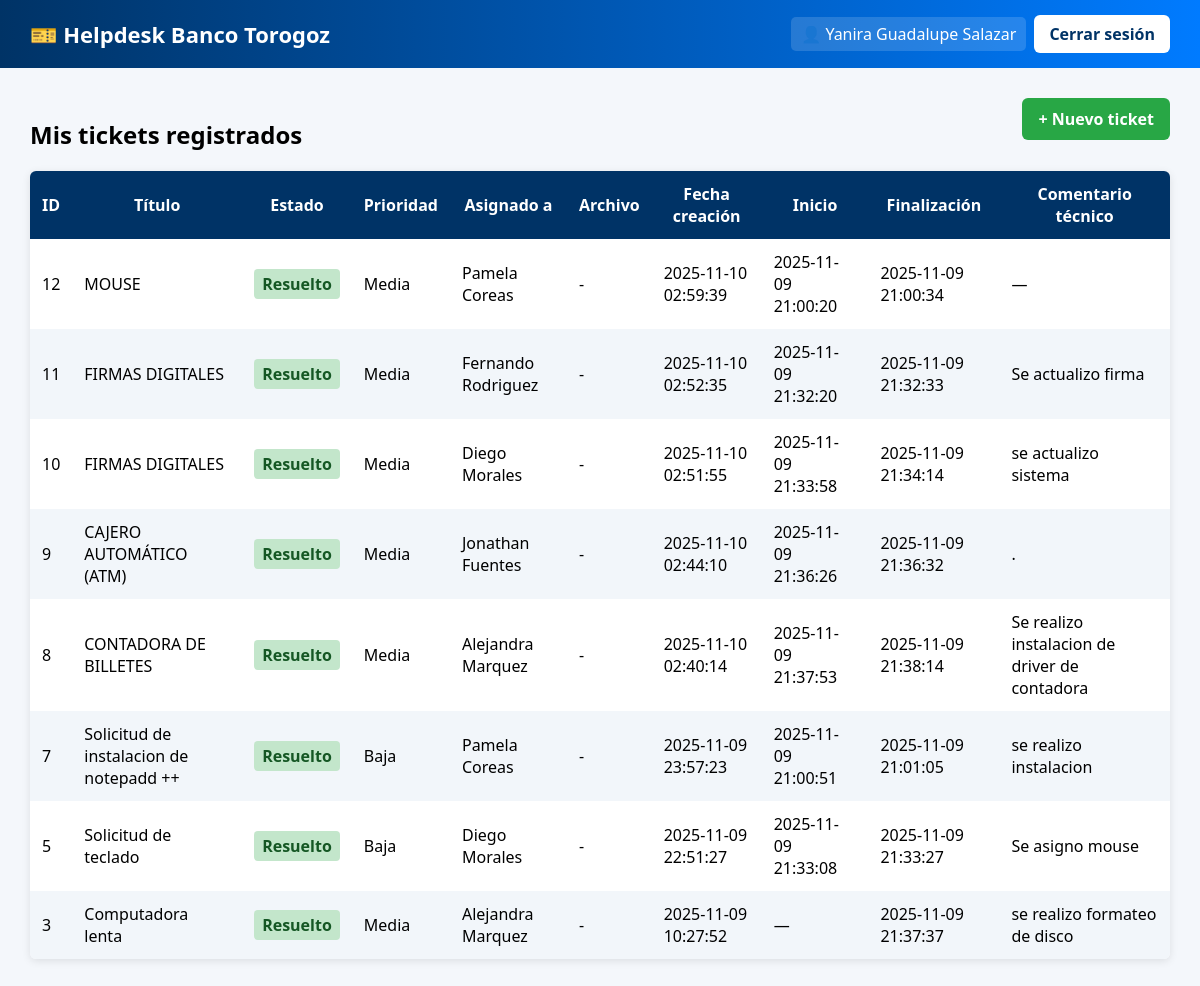
/tickets (signed in), run on the app's committed database.
### tables this page shows
CREATE TABLE usuarios (
            id INTEGER PRIMARY KEY AUTOINCREMENT,
            nombre TEXT NOT NULL,
            correo TEXT NOT NULL UNIQUE,
            contrasena TEXT NOT NULL
        , rol TEXT);

CREATE TABLE tickets (
            id INTEGER PRIMARY KEY AUTOINCREMENT,
            titulo TEXT NOT NULL,
            descripcion TEXT NOT NULL,
            prioridad TEXT NOT NULL,
            estado TEXT DEFAULT 'Abierto',
            asignado_a TEXT,
            usuario_id INTEGER,
            fecha TIMESTAMP DEFAULT CURRENT_TIMESTAMP, archivo TEXT, fecha_cierre TEXT, fecha_inicio TEXT, fecha_finalizacion TEXT, descripcion_tecnico TEXT,
            FOREIGN KEY (usuario_id) REFERENCES usuarios(id)
        );

### tickets_modulo.py (the view)
@tickets_bp.route("/tickets")
def lista_tickets():
    if "usuario_id" not in session:
        return redirect(url_for("auth.login"))
    if session.get("rol") == "tecnico":
        return redirect(url_for("tickets_bp.tickets_tecnico"))
    conn = get_db()
    cur = conn.cursor()
    cur.execute("""
        SELECT
            t.id,
            t.titulo,
            t.descripcion,
            t.estado,
            t.prioridad,
            t.asignado_a,
            t.fecha,
            t.archivo,
            t.fecha_inicio,
            t.fecha_finalizacion,
            t.descripcion_tecnico,
            u.nombre AS reportado_por
        FROM tickets t
        JOIN usuarios u ON t.usuario_id = u.id
        WHERE u.id = ?
        ORDER BY t.fecha DESC
    """, (session["usuario_id"],))
    tickets = cur.fetchall()
    conn.close()
    return render_template("tickets.html", tickets=tickets)

### db.py (called while the page is built)
def get_db():
    conn = sqlite3.connect(DATABASE)
    conn.row_factory = sqlite3.Row
    return conn

### templates/tickets.html (shortened to what this page needs)
<!DOCTYPE html>
<html lang="es">
<head>
</head>
<body>
    <header>
        <h1>🎫 Helpdesk Banco Torogoz</h1>
        <div class="usuario">
            <span>👤 {{ session['nombre'] }}</span>
            <a href="{{ url_for('auth.logout') }}">Cerrar sesión</a>
        </div>
    </header>
    <main>
        <a href="{{ url_for('tickets_bp.nuevo_ticket') }}" class="btn-nuevo">+ Nuevo ticket</a>
        <h2>Mis tickets registrados</h2>
        {% if tickets %}
        <table>
            <thead>
                <tr>
                    <th>ID</th>
                    <th>Título</th>
                    <th>Estado</th>
                    <th>Prioridad</th>
                    <th>Asignado a</th>
                    <th>Archivo</th>
                    <th>Fecha creación</th>
                    <th>Inicio</th>
                    <th>Finalización</th>
                    <th>Comentario técnico</th>
                </tr>
            </thead>
            <tbody>
                {% for t in tickets %}
                <tr>
                    <td class="text-center">{{ t.id }}</td>
                    <td>{{ t.titulo }}</td>
                    <td class="estado">
                        <span class="{% if t.estado == 'En proceso' %}en-proceso{% elif t.estado == 'Resuelto' %}resuelto{% elif t.estado == 'Cancelado' %}cancelado{% elif t.estado == 'Cerrado por ausencia' %}cerrado{% else %}abierto{% endif %}">
                            {{ t.estado }}
                        </span>
                    </td>
                    <td>{{ t.prioridad }}</td>
                    <td>{{ t.asignado_a or 'Sin asignar' }}</td>
                    <td class="text-center">
                        {% if t.archivo %}
                            <a href="{{ url_for('static', filename=t.archivo.split('static/')[1]) }}" target="_blank" class="archivo-link">📎 Ver archivo</a>
                        {% else %}
                            -
                        {% endif %}
                    </td>
                    <td class="text-center">{{ t.fecha or '—' }}</td>
                    <td class="text-center">{{ t.fecha_inicio or '—' }}</td>
                    <td class="text-center">{{ t.fecha_finalizacion or '—' }}</td>
                    <td>{{ t.descripcion_tecnico or '—' }}</td>
                </tr>
                {% endfor %}
            </tbody>
        </table>
        {% else %}
        <div class="sin-tickets">
            No tienes tickets registrados aún.
        </div>
        {% endif %}
    </main>
</body>
</html>

### templates/tickets.html (style rules this page uses)
body { font-family: 'Segoe UI', sans-serif; background: #f4f7fb; margin: 0; padding: 0; }
header { background: linear-gradient(90deg, #003366, #007bff); color: white; padding: 15px 30px; display: flex; justify-content: space-between; align-items: center; }
header h1 { margin: 0; font-size: 22px; display: flex; align-items: center; gap: 8px; }
.usuario { display: flex; align-items: center; gap: 8px; font-weight: 500; }
.usuario span { background: rgba(255, 255, 255, 0.15); padding: 6px 10px; border-radius: 5px; }
header a { background: white; color: #003366; text-decoration: none; padding: 8px 15px; border-radius: 6px; font-weight: bold; }
main { padding: 30px; }
.btn-nuevo { background: #28a745; color: white; padding: 10px 16px; border-radius: 6px; text-decoration: none; font-weight: bold; float: right; margin-bottom: 15px; }
table { width: 100%; border-collapse: collapse; background: white; box-shadow: 0px 2px 8px rgba(0, 0, 0, 0.1); border-radius: 6px; overflow: hidden; }
th, td { padding: 12px; text-align: left; }
th { background: #003366; color: white; text-align: center; }
tr:nth-child(even) { background: #f2f6fa; }
.estado { text-align: center; font-weight: bold; }
.estado span { border-radius: 4px; padding: 4px 8px; }
.resuelto { background-color: #c3e6cb; color: #155724; }

### data on the page
usuarios: nombre "Yanira Guadalupe Salazar"
tickets: id "12", titulo "MOUSE", estado "Resuelto", prioridad "Media", asignado_a "Pamela Coreas", fecha "2025-11-10 02:59:39", fecha_inicio "2025-11-09 21:00:20", fecha_finalizacion "2025-11-09 21:00:34", descripcion_tecnico "—"
tickets: id "11", titulo "FIRMAS DIGITALES", estado "Resuelto", prioridad "Media", asignado_a "Fernando Rodriguez", fecha "2025-11-10 02:52:35", fecha_inicio "2025-11-09 21:32:20", fecha_finalizacion "2025-11-09 21:32:33", descripcion_tecnico "Se actualizo firma"
tickets: id "10", titulo "FIRMAS DIGITALES", estado "Resuelto", prioridad "Media", asignado_a "Diego Morales", fecha "2025-11-10 02:51:55", fecha_inicio "2025-11-09 21:33:58", fecha_finalizacion "2025-11-09 21:34:14", descripcion_tecnico "se actualizo sistema"
tickets: id "9", titulo "CAJERO AUTOMÁTICO (ATM)", estado "Resuelto", prioridad "Media", asignado_a "Jonathan Fuentes", fecha "2025-11-10 02:44:10", fecha_inicio "2025-11-09 21:36:26", fecha_finalizacion "2025-11-09 21:36:32", descripcion_tecnico "."
tickets: id "8", titulo "CONTADORA DE BILLETES", estado "Resuelto", prioridad "Media", asignado_a "Alejandra Marquez", fecha "2025-11-10 02:40:14", fecha_inicio "2025-11-09 21:37:53", fecha_finalizacion "2025-11-09 21:38:14", descripcion_tecnico "Se realizo instalacion de driver de contadora"
tickets: id "7", titulo "Solicitud de instalacion de notepadd ++", estado "Resuelto", prioridad "Baja", asignado_a "Pamela Coreas", fecha "2025-11-09 23:57:23", fecha_inicio "2025-11-09 21:00:51", fecha_finalizacion "2025-11-09 21:01:05", descripcion_tecnico "se realizo instalacion"
tickets: id "5", titulo "Solicitud de teclado", estado "Resuelto", prioridad "Baja", asignado_a "Diego Morales", fecha "2025-11-09 22:51:27", fecha_inicio "2025-11-09 21:33:08", fecha_finalizacion "2025-11-09 21:33:27", descripcion_tecnico "Se asigno mouse"
tickets: id "3", titulo "Computadora lenta", estado "Resuelto", prioridad "Media", asignado_a "Alejandra Marquez", fecha "2025-11-09 10:27:52", fecha_inicio "—", fecha_finalizacion "2025-11-09 21:37:37", descripcion_tecnico "se realizo formateo de disco"
